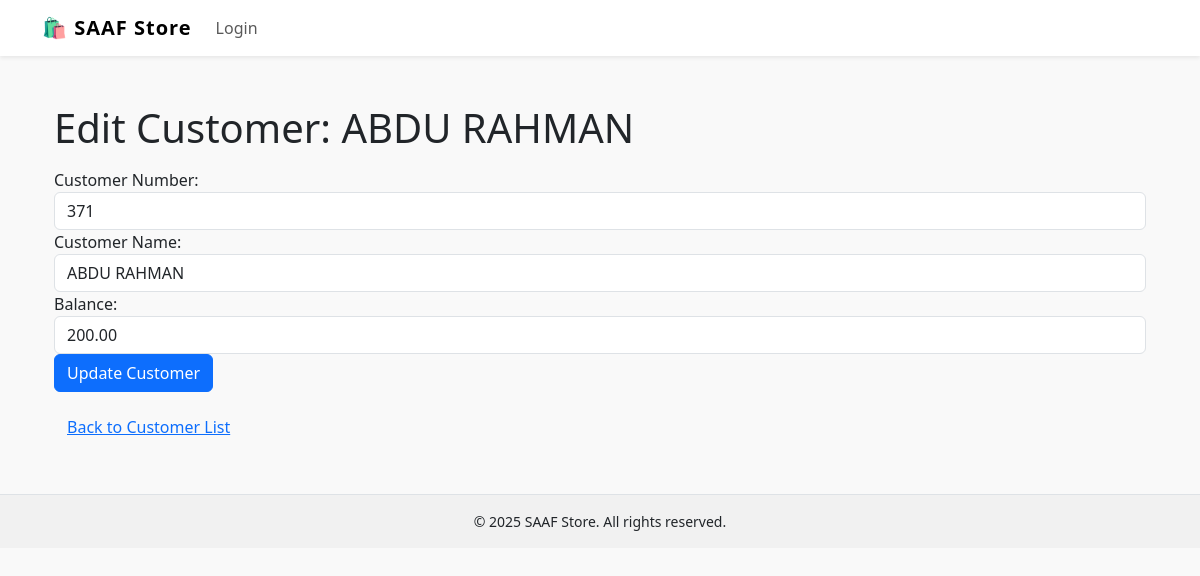
Page /edit_customer/152/ on the committed database.
### store/models.py (models this page shows, shortened)
class Customer(models.Model):
    customer_number = models.CharField(max_length=20, unique=True)
    name = models.CharField(max_length=100)
    balance = models.DecimalField(max_digits=10, decimal_places=2, default=0.0)  # Set default value here

### store/views.py (the view)
# urls.py: path('edit_customer/<int:customer_id>/', edit_customer, name='edit_customer'),
def edit_customer(request, customer_id):
    customer = get_object_or_404(Customer, id=customer_id)
    if request.method == "POST":
        form = CustomerForm(request.POST, instance=customer)
        if form.is_valid():
            form.save()  # Update the item in the database
            return redirect('customer_list')  # Redirect to the item list page
    else:
        form = CustomerForm(instance=customer)
    return render(request, 'store/edit_customer.html', {'customer': customer})

### templates/store/edit_customer.html (shortened to what this page needs)
{% extends 'store/base.html' %}
{% load static %}
{% block content %}
    <div class="container">
        <h1 class="mt-5">Edit Customer: {{ customer.name }}</h1>
        <form method="POST" class="mt-3">
            <div class="form-group">
                <label for="customer_number">Customer Number:</label>
                <input type="text" name="customer_number" class="form-control" value="{{ customer.customer_number }}" required>
            </div>
            <div class="form-group">
                <label for="name">Customer Name:</label>
                <input type="text" name="name" class="form-control" value="{{ customer.name }}" required>
            </div>
            <div class="form-group">
                <label for="balance">Balance:</label>
                <input type="number" name="balance" class="form-control" value="{{ customer.balance }}" required>
            </div>
            <button type="submit" class="btn btn-primary">Update Customer</button>
        </form>
        <a href="{% url 'customer_list' %}" class="btn btn-link mt-3">Back to Customer List</a>
    </div>
{% endblock content %}

### static/styles/style.css (style rules this page uses)
* { user-select: none; }

### templates/store/base.html (style rules this page uses)
body { background-color: #f9f9f9; }

### rows in the picture
Customer: name "ABDU RAHMAN", customer_number "371", balance "200.00"

### other values in the picture
{{ year|default:2025 }} "2025"
